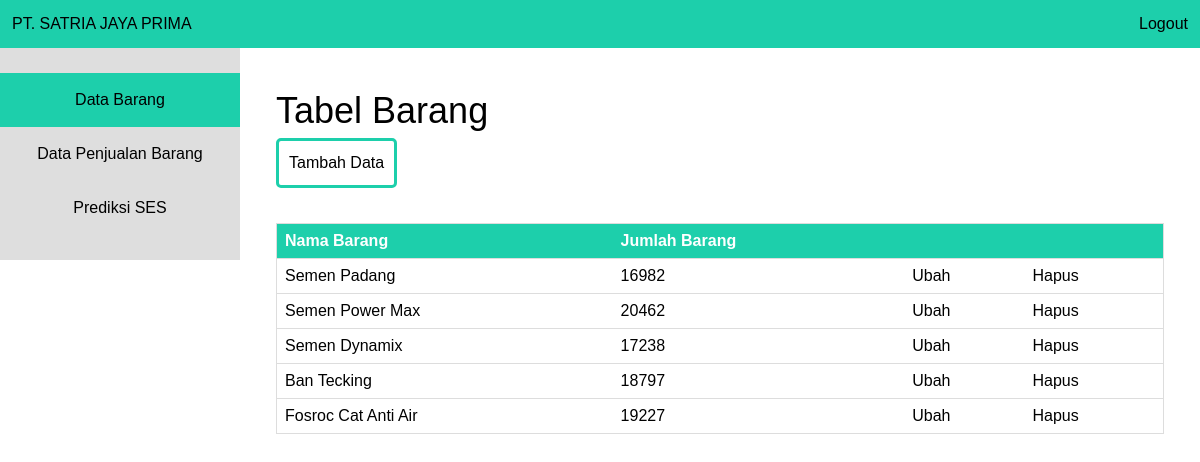
The app's page /tab-barang.php (signed in) with its own data.
### tables this page shows
CREATE TABLE `data_barang` (
  `id_barang` int(5) NOT NULL,
  `nama_barang` varchar(20) NOT NULL,
  `jumlah` int(5) NOT NULL
);

### tab-barang.php (the view, shortened to what this page needs)
<?php
include_once 'koneksi.php';
?>
<html>
	<head>
		<link rel="stylesheet" type="text/css" href="style.css">
	</head>
	<body>
		<header>
			<div class="left">
				PT. SATRIA JAYA PRIMA
			</div>
			<div class="right">
				<a href="logout.php">Logout</a>
			</div>
		</header>
		<aside>
			<ul class="side">
				<a href="tab-barang.php"><li class="side active">Data Barang</li></a>
				<a href="tab-penjualan-barang.php"><li class="side">Data Penjualan Barang</li></a>
				<a href="ses.php"><li class="side">Prediksi SES</li></a>
			</ul>
		</aside>
		<section class="content">
			<h1 class="content">Tabel Barang</h1>
			<a href="tab-barang-tambah.php"><div class="button">Tambah Data</div></a>
			<?php
				$tabledata_barang = "SELECT * FROM data_barang";
			if ($result = $MySQLi_CON->query($tabledata_barang))
			{
			if ($result->num_rows > 0)
			{
			echo "<table id='tableData'>";
			echo "<tr>
				<th>Nama Barang</th>
				<th>Jumlah Barang</th>
				<th></th><th></th></tr>";
			while ($row = $result->fetch_object())
			{
			echo "<tr>";
			echo "<td>" . $row->nama_barang . "</td>";
			echo "<td>" . $row->jumlah . "</td>";
			echo "<td><a class='table'href='tab-barang-edit.php?id=" . $row->id_barang . "'>Ubah</a></td>";
			echo "<td><a class='table'onclick='return confirmDelete(this);'href='tab-barang-del.php?id=" . $row->id_barang . "'>Hapus</a></td>";
			echo "</tr>";
			}
			echo "</table>";
			}
			else
			{
			echo "Tidak ada yang dapat ditampilkan !!!";
			}
			}
			else
			{
			echo "Error: " . $MySQLi_CON->error;
			}
			?>
		</section>
	</body>
</html>

### style.css (style rules this page uses)
html, body, div, span, applet, object, iframe, h1, h2, h3, h4, h5, h6, p, blockquote, pre, a, abbr, acronym, address, big, cite, code, del, dfn, em, font, img, ins, kbd, q, s, samp, small, strike, strong, sub, sup, tt, var, b, u, i, center, dl, dt, dd, ol, ul, li, fieldset, form, label, legend, table, caption, tbody, tfoot, thead, tr, th, td { background: transparent; border: 0; margin: 0; padding: 0; vertical-align: baseline; text-decoration: none; color: black; }
ol, ul { list-style: none; }
body { line-height: 1.5; margin: auto; float: auto; font-family: arial; font-weight: lighter; }
.left { float: left; }
.right { float: right; }
.button { padding: 10px; border-radius: 5px; background: transparent; text-align: center; border: solid 3px #1DCFAB; transition: all 250ms; float: left; margin-right: 15px; margin-bottom: 15px; }
table { border-collapse: collapse; width: 100%; border-left: 1px solid #ddd; border-right: 1px solid #ddd; margin-top: 20px; float: left; }
th, td { text-align: left; padding: 8px; border-top: 1px solid #ddd; border-bottom: 1px solid #ddd; }
th { background-color: #1DCFAB; color: white; }
header { width: 98%; padding: 1%; float: left; background: #1DCFAB; }
aside { padding: 25px 0 25px 0; background: #DEDEDE; width: 20%; float: left; }
li.side { padding: 15px; text-align: center; transition: background 500ms; }
li.active { background: #1DCFAB; }
section.content { padding: 3%; width: 74%; float: left; }
h1.content { font-size: 36px; font-weight: lighter; }

### records on screen
data_barang: nama_barang "Semen Padang", jumlah "16982"
data_barang: nama_barang "Semen Power Max", jumlah "20462"
data_barang: nama_barang "Semen Dynamix", jumlah "17238"
data_barang: nama_barang "Ban Tecking", jumlah "18797"
data_barang: nama_barang "Fosroc Cat Anti Air", jumlah "19227"
